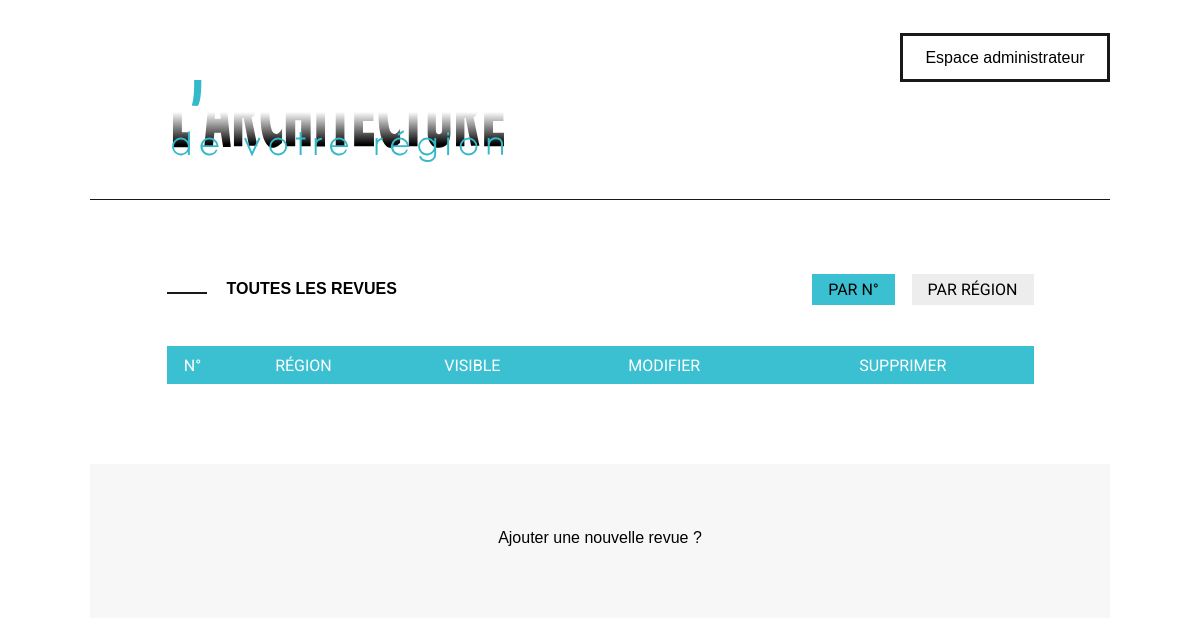
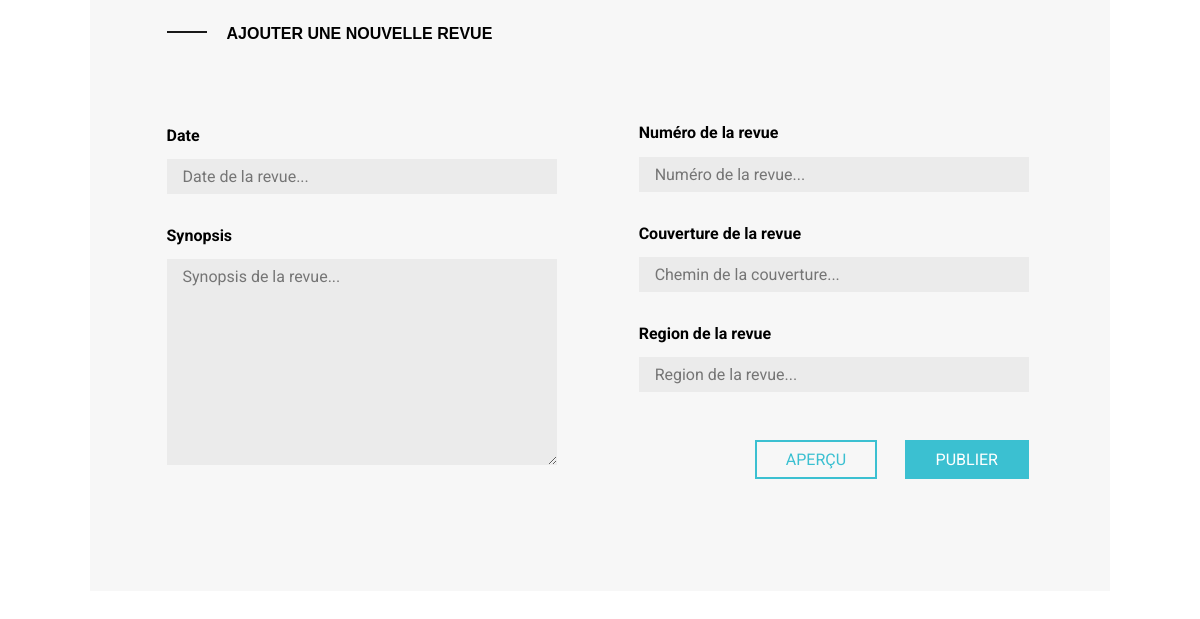
Page /backoffice.php on the earlier database version (2 pictures, top to bottom).
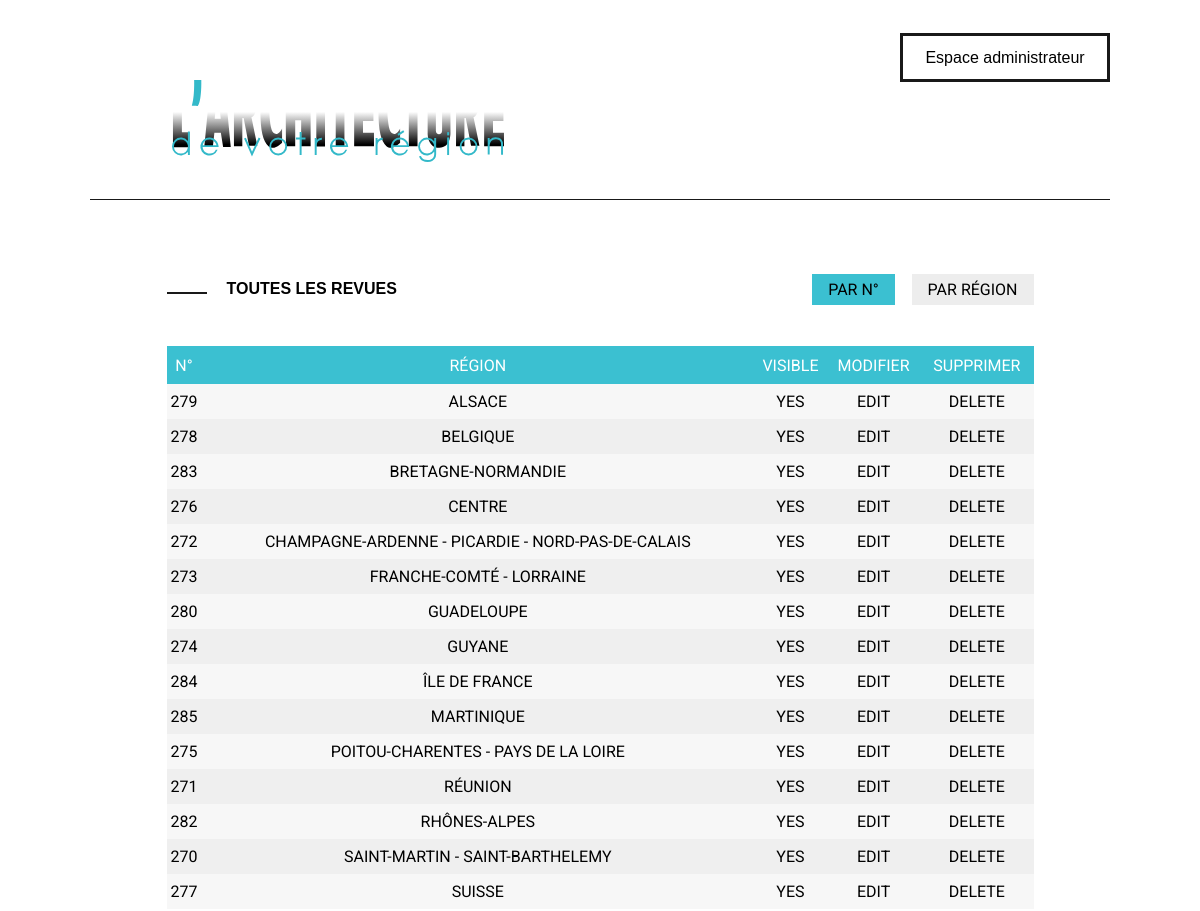
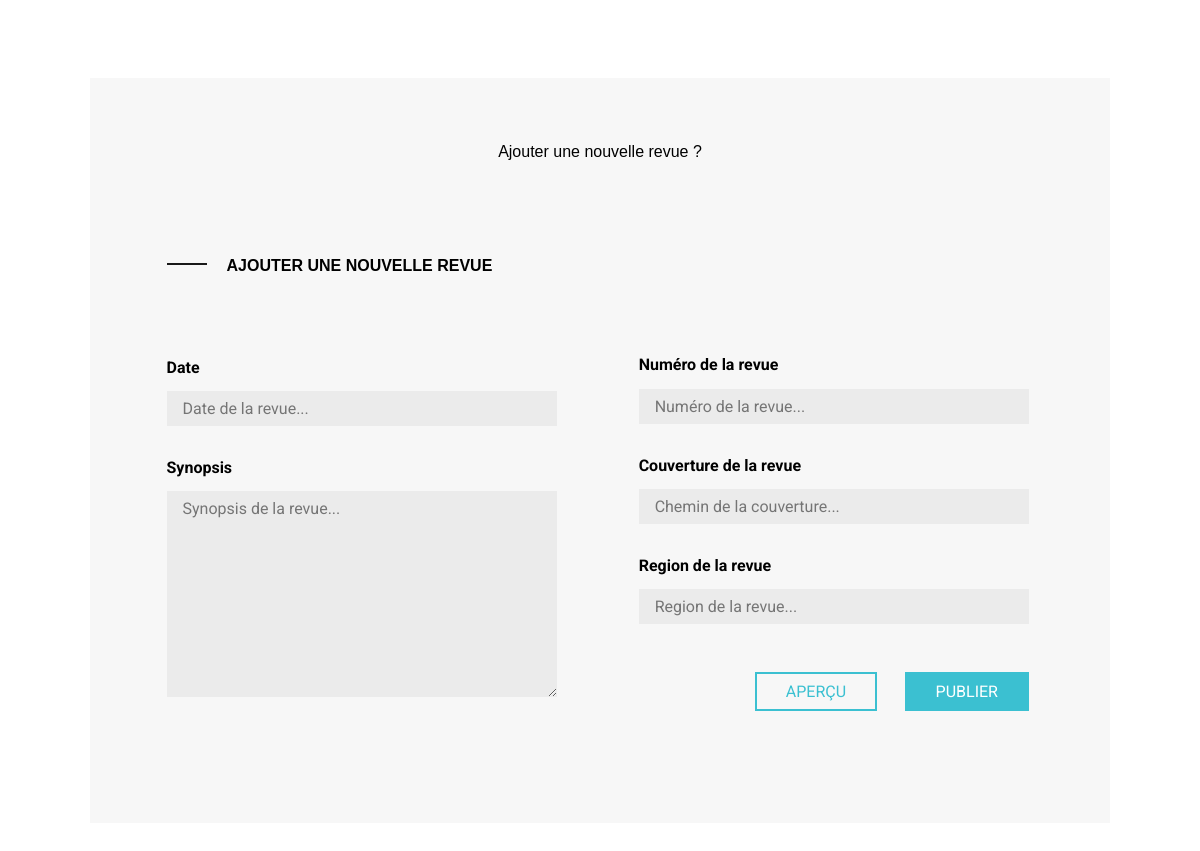
Same page on the later database version (2 pictures, top to bottom).
### tables this page shows
CREATE TABLE `journals` (
  `id` int(11) NOT NULL,
  `number` int(255) NOT NULL,
  `date` varchar(255) NOT NULL,
  `img` varchar(255) NOT NULL,
  `region` varchar(255) NOT NULL,
  `slug` varchar(255) NOT NULL,
  `synopsis` text NOT NULL,
  `partner` varchar(255) NOT NULL,
  `alt` varchar(255) NOT NULL
);

### php/dbconfig.php (called while the page is built, shortened)
<?php
try
{
    $bdd = new PDO('mysql:host=localhost;dbname=architecte;charset=utf8', 'root', 'root');
}
catch (Exception $e)
{
    die('Erreur : ' . $e->getMessage());
}
    include_once 'crud/class.crud.php';
    $crud = new crud($bdd);
?>

### php/crud/class.crud.php (called while the page is built, shortened)
<?php
class crud
{
    private $db;
    public function __construct(\PDO $db_con)
    {
        $this->db = $db_con;
    }
    public function dataview($query)
    {
        $stmt = $this->db->prepare($query);
        $stmt->execute();
        return $stmt;
    }
}

### backoffice.php (the view, shortened to what this page needs)
<?php
include_once('php/dbconfig.php');
include 'header-bo.php';
?>
<main>
  <section class="view-journals">
    <div class="head-view-journals">
      <h2>Toutes les revues</h2>
      <div class="filters">
        <span class="active"><a href="backoffice.php?order=number">par n°</a></span>
        <span><a href="backoffice.php?order=region">par région</a></span>
      </div>
    </div>
    <table border="0" cellspacing="0" cellpadding="0">
      <thead>
        <tr>
          <td>n°</td>
          <td>région</td>
          <td>visible</td>
          <td>modifier</td>
          <td>supprimer</td>
        </tr>
      </thead>
      <tbody>
      <?php
      if (isset($_GET['order'])) {
        if ($_GET['order'] === 'number'){
          $query = "SELECT `id`, `number`, `region` FROM journals ORDER BY `number` DESC";
          }
      }else {
        $query = "SELECT `id`, `number`, `region` FROM journals ORDER BY `region` ASC";
      }
      $data = $crud->dataview($query);
      while($row = $data->fetch(PDO::FETCH_ASSOC)):
      ?>
        <tr>
          <td><?=$row['number']?></td>
          <td><?=$row['region']?></td>
          <td>yes</td>
          <td><a href="modify.php?id=<?php echo $row["id"]?>" class="btn btn-large btn-info">Edit</a></td>
          <td>Delete</td>
        </tr>
      <?php endwhile;?>
      </tbody>
    </table>
  </section>
  <section class="add-journal">
    <div class="inner-add-journal">
      <div class="head-add-journal">
        <span>Ajouter une nouvelle revue ?</span>
      </div>
      <h2>Ajouter une nouvelle revue</h2>
      <form action="php/add-data.php" method="post">
        <div class="left-side">
          <div class="date">
            <label for="#">Date</label>
            <input type="text" name="date" placeholder="Date de la revue...">
          </div>
          <div class="synopsis">
            <label for="#">Synopsis</label>
            <textarea name="synopsis" placeholder="Synopsis de la revue..." rows="10"></textarea>
          </div>
      </div>
        <div class="right-side">
          <div class="number">
            <label for="#">Numéro de la revue</label>
            <input type="text" name="number" placeholder="Numéro de la revue...">
          </div>
          <div class="img">
            <label for="#">Couverture de la revue</label>
            <input type="text" name="img" placeholder="Chemin de la couverture...">
          </div>
          <div class="region">
            <label for="#">Region de la revue</label>
            <input type="text" name="region" placeholder="Region de la revue...">
          </div>
          <div class="actions">
            <a class="view">Aperçu</a>
            <input type="submit" value="Publier">
          </div>
      </div>
      </form>
  </div>
  </section>
</main>
</body>
</html>

### header-bo.php (shortened to what this page needs)
<!DOCTYPE html>
<html lang="fr">
<head>
    <link rel="stylesheet" href="assets/stylesheets/screen.css">
</head>
<body id="bo" class="modify">
<header class="bo_header">
  <div class="logo">
    <a href="index.php">
      <img src="assets/img-layout/logo.svg" alt="Logo de Architecture des Régions">
    </a>
  </div>
    <div class="links">
        <span>Espace administrateur</span>
    </div>
</header>

### assets/stylesheets/screen.css (style rules this page uses)
* { padding: 0; margin: 0; }
*, *:before, *:after { box-sizing: border-box; font-family: 'Roboto'; font-size: 16px; }
label { display: block; }
input, textarea, button { border: none; outline: none; }
input[type="text"], input[type="password"], textarea { background: rgba(216, 216, 216, 0.4); padding: .5em 1em; margin-top: .5em; }
input[type="submit"] { border: none; background: none; }
a, a:visited { text-decoration: none; color: initial; }
main { overflow-x: hidden; }
body { overflow-x: hidden; }
header { position: relative; height: 55vh; }
header.bo_header { height: 25vh; border-bottom: 1px solid #191919; }
header.bo_header .logo, header.bo_header .links { display: inline-block; vertical-align: middle; }
header .logo { float: left; margin: 3% 0 0 8%; }
header .logo a img { width: 100%; }
#bo header { width: 85%; margin: 0 auto; padding-top: 3em; }
#bo header:after { content: ""; display: table; clear: both; }
#bo header .links { float: right; }
#bo header span { padding: .8em 1.4em; border: 3px solid #191919; font-family: "DIN Medium", sans-serif; }
#bo header a { padding-right: 2em; }
#bo main h2 { text-transform: uppercase; position: relative; padding-left: 60px; font-family: "DIN Medium", sans-serif; margin-bottom: 2em; }
#bo main h2::before { position: absolute; content: ''; width: 40px; height: 2px; background: #191919; left: 0; top: 35%; }
#bo .view-journals { width: 85%; margin: 5em auto; }
#bo .view-journals .head-view-journals:after { content: ""; display: table; clear: both; }
#bo .view-journals h2 { float: left; padding-bottom: 1em; }
#bo .view-journals .filters { float: right; text-transform: uppercase; color: #757575; }
#bo .view-journals span { padding: .4em 1em; background: #EDEDED; margin-left: .8em; }
#bo .view-journals span.active { background: #3BC0D1; color: #fff; }
#bo .view-journals table { width: 100%; text-align: center; text-transform: uppercase; border: none; }
#bo .view-journals table thead { background: #3BC0D1; color: #fff; }
#bo .view-journals table thead td { padding: .6em 0; }
#bo .view-journals table tbody tr { background: #EFEFEF; }
#bo .view-journals table tbody tr:nth-child(2n+1) { background: #F7F7F7; }
#bo .view-journals table tbody tr td { padding: .5em 0; }
#bo .add-journal { background: #F7F7F7; padding: 3em 0; }
#bo .add-journal .head-add-journal { text-align: center; margin: 1em 0; }
#bo .add-journal .head-add-journal span { font-family: "DIN Medium", sans-serif; }
#bo .add-journal .inner-add-journal { width: 85%; margin: 0 auto; }
#bo .add-journal h2 { margin: 6em 0 3em 0; }
#bo .add-journal form div { margin-bottom: 2em; }
#bo .add-journal form div.left-side, #bo .add-journal form div.right-side { width: 45%; }
#bo .add-journal form div.left-side input[type="text"], #bo .add-journal form div.left-side textarea, #bo .add-journal form div.right-side input[type="text"], #bo .add-journal form div.right-side textarea { background: rgba(216, 216, 216, 0.4); padding: .5em 1em; width: 100%; }
#bo .add-journal form div.left-side label, #bo .add-journal form div.right-side label { font-weight: bolder; margin-bottom: .4em; }
#bo .add-journal form div[class*="-side"] { display: inline-block; }
#bo .add-journal form div.right-side { margin-top: 2em; margin-left: 9%; }
#bo .add-journal form div.actions { margin-top: 3em; text-align: right; }
#bo .add-journal form div.actions a { text-transform: uppercase; color: #3BC0D1; padding: .5em 1.8em; border: 2px solid #3BC0D1; cursor: pointer; margin-right: 1.5em; }
#bo .add-journal form div.actions input[type="submit"] { background: #3BC0D1; color: #fff; text-transform: uppercase; padding: .5em 1.8em; border: 2px solid #3BC0D1; cursor: pointer; }
body.modify main { width: 85%; margin: 0 auto; padding-bottom: 3em; }

Differences in the rows shown:
added journals: number "279", region "ALSACE"
added journals: number "278", region "BELGIQUE"
added journals: number "283", region "BRETAGNE-NORMANDIE"
added journals: number "276", region "CENTRE"
added journals: number "272", region "CHAMPAGNE-ARDENNE - PICARDIE - NORD-PAS-DE-CALAIS"
added journals: number "273", region "FRANCHE-COMTÉ - LORRAINE"
added journals: number "280", region "GUADELOUPE"
added journals: number "274", region "GUYANE"
added journals: number "284", region "ÎLE DE FRANCE"
added journals: number "285", region "MARTINIQUE"
added journals: number "275", region "POITOU-CHARENTES - PAYS DE LA LOIRE"
added journals: number "271", region "RÉUNION"
added journals: number "282", region "RHÔNES-ALPES"
added journals: number "270", region "SAINT-MARTIN - SAINT-BARTHELEMY"
added journals: number "277", region "SUISSE"
